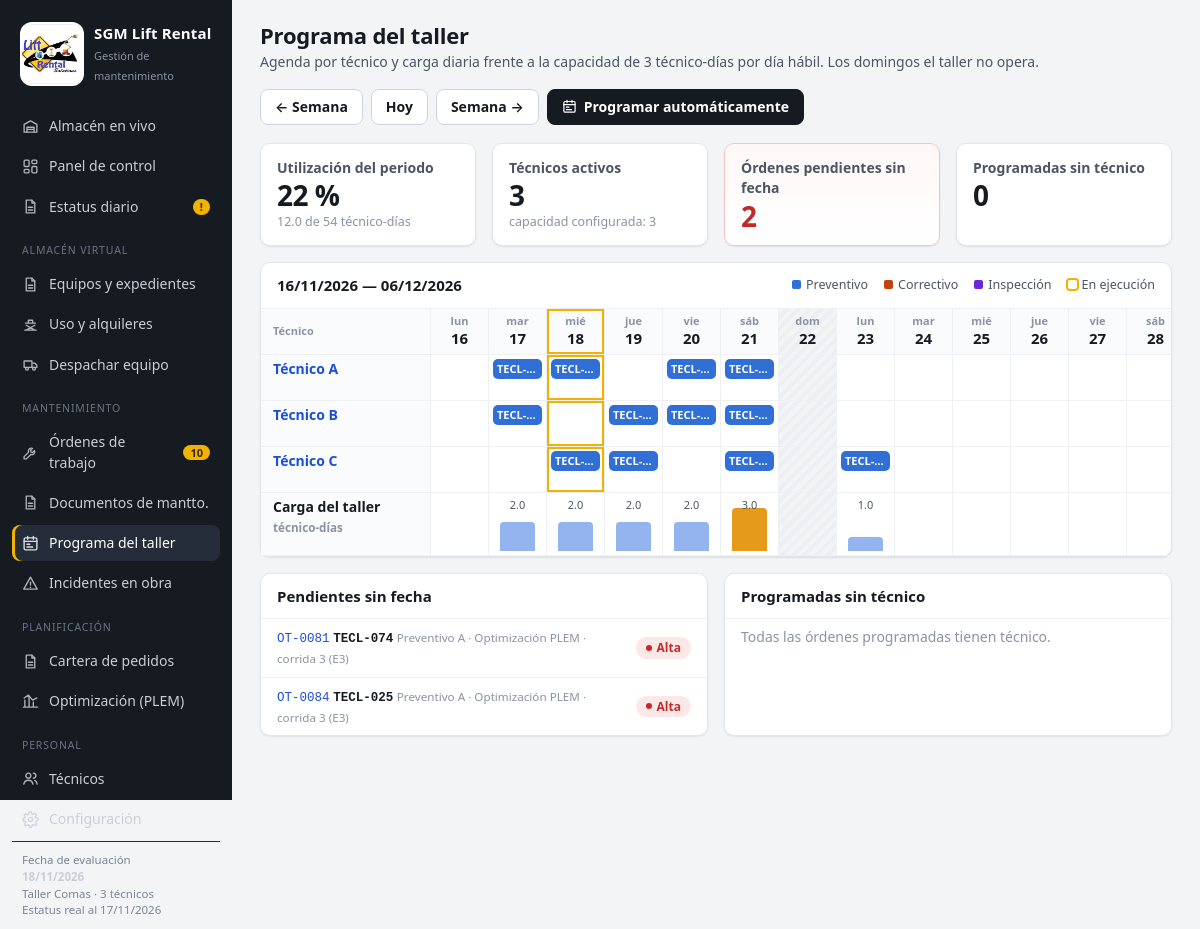
Screenshot of /taller with the database file from the repository.
### tables this page shows
CREATE TABLE tecnicos (
    id INTEGER PRIMARY KEY,
    nombre TEXT NOT NULL,
    cargo TEXT DEFAULT 'Técnico de mantenimiento',
    especialidad TEXT,
    dni TEXT, telefono TEXT, correo TEXT,
    fecha_ingreso TEXT,
    activo INTEGER NOT NULL DEFAULT 1,
    ejecuta INTEGER NOT NULL DEFAULT 1,   -- 1 = ejecuta servicios (cuenta en la capacidad del taller)
    notas TEXT
);

CREATE TABLE orden_tecnicos (
    orden_id INTEGER NOT NULL REFERENCES ordenes(id) ON DELETE CASCADE,
    tecnico_id INTEGER NOT NULL REFERENCES tecnicos(id),
    PRIMARY KEY (orden_id, tecnico_id)
);

CREATE TABLE equipos (
    id INTEGER PRIMARY KEY,
    codigo TEXT UNIQUE NOT NULL,
    categoria TEXT NOT NULL,
    marca TEXT, modelo TEXT, serie TEXT, anio INTEGER,
    altura_plataforma REAL, altura_trabajo REAL, capacidad_kg REAL, peso_kg REAL,
    valor_usd REAL,
    frecuencia_h REAL NOT NULL DEFAULT 100,
    tasa_uso REAL NOT NULL DEFAULT 0.13,
    situacion TEXT NOT NULL DEFAULT 'Disponible',
    ubicacion_detalle TEXT,
    con_expediente INTEGER NOT NULL DEFAULT 1,
    notas TEXT,
    activo INTEGER NOT NULL DEFAULT 1
);

CREATE TABLE ordenes (
    id INTEGER PRIMARY KEY,
    equipo_id INTEGER NOT NULL REFERENCES equipos(id),
    tipo TEXT NOT NULL DEFAULT 'Preventivo',
    nivel TEXT,
    estado TEXT NOT NULL DEFAULT 'Pendiente',
    prioridad TEXT DEFAULT 'Normal',
    fecha_programada TEXT,
    duracion_dias INTEGER DEFAULT 1,
    tecnico_dias REAL DEFAULT 1,
    fecha_inicio TEXT,
    fecha_fin TEXT,
    horometro REAL,
    costo_estimado REAL,
    costo_real REAL,
    descripcion TEXT,
    observaciones TEXT,
    origen TEXT,
    supervisor TEXT,
    tareas TEXT,              -- JSON: códigos de la lista del plan marcados al cerrar la orden
    creado TEXT DEFAULT (datetime('now','localtime'))
);

### app.py (the view)
@app.route("/taller")
def taller():
    c = cfg()
    ref = L.fecha_ref(c)
    desde = a_fecha(request.args.get("desde")) or (ref - timedelta(days=ref.weekday()))
    dias = int(request.args.get("dias", 21))
    rango = [desde + timedelta(days=i) for i in range(dias)]
    carga = L.carga_taller(db(), desde, dias)
    agenda = L.agenda_tecnicos(db(), desde, dias)
    tecnicos = db().execute("SELECT * FROM tecnicos WHERE activo=1 AND ejecuta=1 ORDER BY nombre").fetchall()
    sin_tecnico = ordenes_query(
        "o.estado IN ('Programada','En ejecución') AND NOT EXISTS (SELECT 1 FROM orden_tecnicos x WHERE x.orden_id=o.id)",
        (), "o.fecha_programada")
    pendientes = ordenes_query("o.estado='Pendiente'", (), "o.prioridad, o.id")
    cap = float(c.get("capacidad_tecnicos") or 3)
    habiles = [d for d in rango if not L.es_domingo(d)]
    usada = sum(carga[d]["carga"] for d in habiles)
    return render_template("taller.html", rango=rango, carga=carga, agenda=agenda, tecnicos=tecnicos, cap=cap,
                           desde=desde, dias=dias, sin_tecnico=sin_tecnico, pendientes=pendientes,
                           utilizacion=usada / (cap * len(habiles)) if habiles else 0, usada=usada,
                           disponible=cap * len(habiles))

### app.py (called while the page is built)
def db():
    return base.get_db()

def cfg():
    return L.leer_config(db())

def ordenes_query(where="1=1", args=(), orden="o.id DESC", limite=None):
    q = f"""SELECT o.*, e.codigo, e.categoria, e.situacion,
               (SELECT group_concat(t.nombre, ', ') FROM orden_tecnicos ot
                 JOIN tecnicos t ON t.id=ot.tecnico_id WHERE ot.orden_id=o.id) AS tecnicos
            FROM ordenes o JOIN equipos e ON e.id=o.equipo_id WHERE {where} ORDER BY {orden}"""
    if limite:
        q += f" LIMIT {int(limite)}"
    return db().execute(q, args).fetchall()

@app.template_filter("fecha")
def f_fecha(v, formato="%d/%m/%Y"):
    d = a_fecha(v) if v else None
    return d.strftime(formato) if d else "—"

@app.template_filter("num")
def f_num(v, dec=0):
    if v is None or v == "":
        return "—"
    s = f"{float(v):,.{dec}f}"
    return s

@app.template_filter("dia")
def f_dia(d):
    return ["lun", "mar", "mié", "jue", "vie", "sáb", "dom"][a_fecha(d).weekday()]

@app.template_filter("sumar_dias")
def f_sumar_dias(d, n):
    return iso(a_fecha(d) + timedelta(days=int(n)))

@app.template_filter("ot")
def f_ot(v):
    return f"OT-{int(v):04d}"

@app.template_filter("clase")
def f_clase(estado):
    return {"Vigente": "ok", "Por vencer": "warn", "Vencido": "bad", "Sin datos": "none",
            "Disponible": "ok", "En obra": "info", "En taller": "warn", "Fuera de servicio": "bad",
            "Pendiente": "warn", "Programada": "info", "En ejecución": "accent",
            "Completada": "ok", "Cancelada": "none", "Cerrado": "none",
            "apto": "ok", "advertencia": "warn", "bloqueado": "bad",
            "Alta": "bad", "Normal": "info", "Baja": "none",
            "Asignado": "info", "Despachado": "ok", "No atendido": "bad", "Cancelado": "none",
            "Terminada": "ok", "En curso": "accent", "Error": "bad"}.get(estado, "none")

### db.py (called while the page is built)
def conectar():
    con = sqlite3.connect(DB_PATH, detect_types=0)
    con.row_factory = sqlite3.Row
    con.execute("PRAGMA foreign_keys = ON")
    return con

def get_db():
    if "db" not in g:
        g.db = conectar()
    return g.db

def cerrar_db(_exc=None):
    con = g.pop("db", None)
    if con is not None:
        con.close()

### logica.py (called while the page is built)
def a_fecha(v):
    if v is None or v == "":
        return None
    if isinstance(v, date):
        return v
    return datetime.strptime(str(v)[:10], "%Y-%m-%d").date()

def iso(d):
    return d.strftime("%Y-%m-%d") if d else None

def es_domingo(d):
    return d.weekday() == 6

### templates/taller.html (shortened to what this page needs)
{% extends 'base.html' %}
{% from '_m.html' import chip, eq_link, icono %}
{% block contenido %}
<div class="cab">
  <div>
    <h1>Programa del taller</h1>
    <p>Agenda por técnico y carga diaria frente a la capacidad de {{ cap|num(0) }} técnico-días por día hábil. Los domingos el taller no opera.</p>
  </div>
  <div class="acciones">
    <a class="btn" href="{{ url_for('taller', desde=desde|sumar_dias(-7), dias=dias) }}">← Semana</a>
    <a class="btn" href="{{ url_for('taller') }}">Hoy</a>
    <a class="btn" href="{{ url_for('taller', desde=desde|sumar_dias(7), dias=dias) }}">Semana →</a>
    <form method="post" action="{{ url_for('programar') }}"><button class="btn osc">{{ icono('taller') }} Programar automáticamente</button></form>
  </div>
</div>
<div class="grid g4" style="margin-bottom:16px">
  <div class="card kpi"><span class="l">Utilización del periodo</span><span class="v">{{ (utilizacion * 100)|num(0) }} %</span><span class="s">{{ usada|num(1) }} de {{ disponible|num(0) }} técnico-días</span></div>
  <div class="card kpi"><span class="l">Técnicos activos</span><span class="v">{{ tecnicos|length }}</span><span class="s">capacidad configurada: {{ cap|num(0) }}</span></div>
  <div class="card kpi {{ 'alerta' if pendientes }}"><span class="l">Órdenes pendientes sin fecha</span><span class="v">{{ pendientes|length }}</span></div>
  <div class="card kpi {{ 'alerta' if sin_tecnico }}"><span class="l">Programadas sin técnico</span><span class="v">{{ sin_tecnico|length }}</span></div>
</div>
<div class="card" style="margin-bottom:16px">
  <div class="hd"><h2>{{ rango[0]|fecha }} — {{ rango[-1]|fecha }}</h2>
    <span class="leyenda" style="margin:0"><span><i style="background:#2f6fd6"></i>Preventivo</span><span><i style="background:#c2410c"></i>Correctivo</span><span><i style="background:#6d28d9"></i>Inspección</span><span><i style="background:#fff;outline:2px solid var(--accent)"></i>En ejecución</span></span></div>
  <div class="tabla-wrap">
    <table class="gantt" style="min-width: {{ 170 + rango|length * 58 }}px">
      <thead>
        <tr><th class="tec">Técnico</th>
          {% for d in rango %}<th class="{{ 'dom' if d.weekday() == 6 }} {{ 'hoy' if d == REF }}">{{ d|dia }}<span class="dn">{{ d.day }}</span></th>{% endfor %}</tr>
      </thead>
      <tbody>
        {% for t in tecnicos %}
        <tr><td class="tec"><a href="{{ url_for('tecnico', tid=t.id) }}">{{ t.nombre }}</a></td>
          {% for d in rango %}
            <td class="{{ 'dom' if d.weekday() == 6 }} {{ 'hoy' if d == REF }}">
              {% for o in agenda.get(t.id, {}).get(d, []) %}
                <a class="blk {{ o.tipo }} {{ 'ejec' if o.estado == 'En ejecución' }}" href="{{ url_for('orden', oid=o.id) }}" title="{{ o.id|ot }} · {{ o.codigo }} · {{ o.tipo }} {{ o.nivel or '' }}">{{ o.codigo }}</a>
              {% endfor %}
            </td>
          {% endfor %}
        </tr>
        {% endfor %}
        <tr><td class="tec">Carga del taller<br><small class="muted">técnico-días</small></td>
          {% for d in rango %}
            {% set v = carga[d].carga %}
            <td class="{{ 'dom' if d.weekday() == 6 }}">
              {% if d.weekday() != 6 %}
              <div class="carga" title="{{ v|num(1) }} de {{ cap|num(0) }}">
                <em>{{ v|num(1) if v else '' }}</em>
                <span class="{{ 'sobre' if v > cap + 0.001 else ('lleno' if v >= cap - 0.001 and v > 0 else '') }}" style="height: {{ [v / cap, 1.15]|min * 80 }}%"></span>
              </div>
              {% endif %}
            </td>
          {% endfor %}
        </tr>
      </tbody>
    </table>
  </div>
</div>
<div class="grid g2">
  <div class="card">
    <div class="hd"><h2>Pendientes sin fecha</h2></div>
    <ul class="lista">
      {% for o in pendientes %}
        <li><span><a class="mono" href="{{ url_for('orden', oid=o.id) }}">{{ o.id|ot }}</a> {{ eq_link(o.codigo) }} <small>{{ o.tipo }} {{ o.nivel or '' }} · {{ o.origen or '' }}</small></span>{{ chip(o.prioridad or 'Normal') }}</li>
      {% endfor %}
    </ul>
  </div>
  <div class="card">
    <div class="hd"><h2>Programadas sin técnico</h2></div>
    <ul class="lista">
      {% if not sin_tecnico %}<li class="muted">Todas las órdenes programadas tienen técnico.</li>{% endif %}
    </ul>
  </div>
</div>
{% endblock %}

### templates/_m.html (shortened to what this page needs)
{% macro chip(e, texto=None) -%}<span class="chip {{ e|clase }}">{{ texto or e }}</span>{%- endmacro %}
{% macro eq_link(codigo) -%}<a class="cod" href="{{ url_for('equipo', codigo=codigo) }}">{{ codigo }}</a>{%- endmacro %}
{% macro icono(n) -%}
<svg viewBox="0 0 24 24" fill="none" stroke="currentColor" stroke-width="1.9" stroke-linecap="round" stroke-linejoin="round">
{%- if n == 'panel' %}<rect x="3" y="3" width="7" height="9" rx="1.5"/><rect x="14" y="3" width="7" height="5" rx="1.5"/><rect x="14" y="12" width="7" height="9" rx="1.5"/><rect x="3" y="16" width="7" height="5" rx="1.5"/>
{%- elif n == 'almacen' %}<path d="M3 9l9-5 9 5v11H3z"/><path d="M7 20v-7h10v7M7 16h10"/>
{%- elif n == 'uso' %}<path d="M4 20h16M6 20l12-7M6 13l12 7M5 10h14M9 10V6h6v4"/>
{%- elif n == 'despacho' %}<path d="M3 7h11v9H3zM14 10h4l3 3v3h-7"/><circle cx="7" cy="18" r="2"/><circle cx="17" cy="18" r="2"/>
{%- elif n == 'mant' %}<path d="M14.7 6.3a4 4 0 0 0-5.4 5.2L3 17.8V21h3.2l6.3-6.3a4 4 0 0 0 5.2-5.4l-2.6 2.6-2.4-.6-.6-2.4z"/>
{%- elif n == 'taller' %}<rect x="3" y="4" width="18" height="17" rx="2"/><path d="M3 9h18M8 2v4M16 2v4M7 13h4M7 17h8"/>
{%- elif n == 'personal' %}<circle cx="9" cy="8" r="3.5"/><path d="M2.5 20c.8-3.5 3.4-5.5 6.5-5.5s5.7 2 6.5 5.5"/><path d="M16 4.5a3.5 3.5 0 0 1 0 7M18 14.8c1.8.8 3 2.6 3.5 5.2"/>
{%- elif n == 'incidente' %}<path d="M12 3l9.5 17h-19z"/><path d="M12 10v4M12 17.2v.3"/>
{%- elif n == 'config' %}<circle cx="12" cy="12" r="3"/><path d="M19.4 15a1.6 1.6 0 0 0 .3 1.8l.1.1a2 2 0 1 1-2.8 2.8l-.1-.1a1.6 1.6 0 0 0-2.7 1.1V21a2 2 0 1 1-4 0v-.1a1.6 1.6 0 0 0-2.7-1.1l-.1.1a2 2 0 1 1-2.8-2.8l.1-.1a1.6 1.6 0 0 0-1.1-2.7H3a2 2 0 1 1 0-4h.1a1.6 1.6 0 0 0 1.1-2.7l-.1-.1a2 2 0 1 1 2.8-2.8l.1.1a1.6 1.6 0 0 0 2.7-1.1V3a2 2 0 1 1 4 0v.1a1.6 1.6 0 0 0 2.7 1.1l.1-.1a2 2 0 1 1 2.8 2.8l-.1.1a1.6 1.6 0 0 0 1.1 2.7H21a2 2 0 1 1 0 4h-.1a1.6 1.6 0 0 0-1.5 1.3z"/>
{%- elif n == 'optim' %}<path d="M4 20V10M10 20V4M16 20v-7M22 20H2"/><path d="M3 7l6-4 6 7 6-3"/>
{%- elif n == 'mas' %}<path d="M12 5v14M5 12h14"/>
{%- elif n == 'csv' %}<path d="M12 3v12M7 10l5 5 5-5M4 20h16"/>
{%- elif n == 'print' %}<path d="M6 9V3h12v6M6 18H4v-7h16v7h-2"/><rect x="6" y="14" width="12" height="7"/>
{%- elif n == 'ok' %}<path d="M5 12.5l4.5 4.5L19 7.5"/>
{%- elif n == 'x' %}<path d="M6 6l12 12M18 6L6 18"/>
{%- elif n == 'reloj' %}<circle cx="12" cy="12" r="9"/><path d="M12 7v5l3 2"/>
{%- elif n == 'doc' %}<path d="M14 3H6v18h12V7z"/><path d="M14 3v4h4M9 13h6M9 17h6"/>
{%- endif %}
</svg>
{%- endmacro %}

### rows the page displays
tecnicos: nombre "Técnico A"
orden_tecnicos: codigo "TECL-…"
orden_tecnicos: codigo "TECL-…"
tecnicos: nombre "Técnico B"
orden_tecnicos: codigo "TECL-…"
orden_tecnicos: codigo "TECL-…"
tecnicos: nombre "Técnico C"
orden_tecnicos: codigo "TECL-…"
orden_tecnicos: codigo "TECL-…"
orden_tecnicos: codigo "TECL-…"
orden_tecnicos: codigo "TECL-…"
ordenes: id|ot "OT-0081", tipo "Preventivo", nivel "A", origen "Optimización PLEM · corrida 3 (E3)", prioridad "Alta"
equipos: codigo "TECL-074"
ordenes: id|ot "OT-0084", tipo "Preventivo", nivel "A", origen "Optimización PLEM · corrida 3 (E3)", prioridad "Alta"
equipos: codigo "TECL-025"

### other values shown
{{ OT_ABIERTAS }} "10"
{{ REF|fecha }} "18/11/2026"
{{ CFG.capacidad_tecnicos }} "3"
{{ EST.fecha|fecha('%d/%m/%Y') }} "17/11/2026"
{{ cap|num(0) }} "3"
{{ (utilizacion * 100)|num(0) }} "22"
{{ usada|num(1) }} "12.0"
{{ disponible|num(0) }} "54"
{{ tecnicos|length }} "3"
{{ pendientes|length }} "2"
{{ sin_tecnico|length }} "0"
{{ rango[0]|fecha }} "16/11/2026"
{{ rango[-1]|fecha }} "06/12/2026"
{{ d|dia }} "lun" "mar" "mié" "jue" "vie" "sáb" "dom" "lun" "mar" "mié" "jue" "vie" "sáb"
{{ d.day }} "16" "17" "18" "19" "20" "21" "22" "23" "24" "25" "26" "27" "28"
